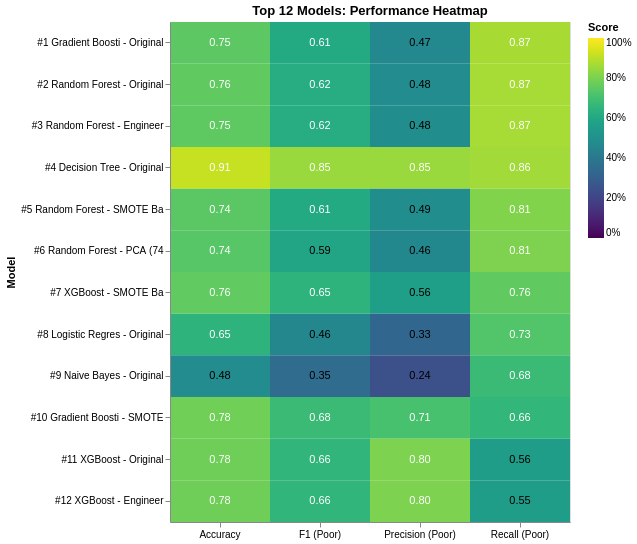

Notebook code cell kept with this figure:
### Code cell
# Prepare data for heatmap
heatmap_data = data_complete.copy()

# Select top 12 models
heatmap_data = heatmap_data.head(12)

# Create metric columns for visualization
metrics_long = heatmap_data.melt(
    id_vars=['rank', 'model', 'dataset'],
    value_vars=['recall_P', 'precision_P', 'f1_P', 'accuracy'],
    var_name='metric',
    value_name='score'
)

# Rename metrics for display
metric_labels = {
    'recall_P': 'Recall (Poor)',
    'precision_P': 'Precision (Poor)',
    'f1_P': 'F1 (Poor)',
    'accuracy': 'Accuracy'
}
metrics_long['metric'] = metrics_long['metric'].map(metric_labels)

# Create model labels
metrics_long['model_label'] = metrics_long.apply(
    lambda x: f"#{int(x['rank'])} {x['model'][:15]} - {x['dataset'][:8]}", axis=1
)

# Create heatmap
heatmap = alt.Chart(metrics_long).mark_rect().encode(
    x=alt.X('metric:N', title=None, axis=alt.Axis(labelAngle=0)),
    y=alt.Y('model_label:N', title='Model', sort=None),
    color=alt.Color('score:Q',
                    scale=alt.Scale(scheme='viridis', domain=[0, 1]),
                    legend=alt.Legend(title='Score', format='.0%')),
    tooltip=['model:N', 'dataset:N', 'metric:N', 
             alt.Tooltip('score:Q', format='.3f')]
).properties(
    width=400,
    height=500,
    title='Top 12 Models: Performance Heatmap'
)

# Add text labels
text = alt.Chart(metrics_long).mark_text(baseline='middle').encode(
    x='metric:N',
    y=alt.Y('model_label:N', sort=None),
    text=alt.Text('score:Q', format='.2f'),
    color=alt.condition(
        alt.datum.score > 0.6,
        alt.value('white'),
        alt.value('black')
    )
)

viz2 = heatmap + text

viz2.save('performance_heatmap.html')
print("✓ Saved: performance_heatmap.html")
viz2

### Figure 1 — Vega-Lite specification as saved in the notebook (floating-point values rounded to 4 significant figures)
{"config": {"view": {"continuousWidth": 300, "continuousHeight": 300}}, "layer": [{"mark": {"type": "rect"}, "encoding": {"color": {"field": "score", "legend": {"format": ".0%", "title": "Score"}, "scale": {"domain": [0, 1], "scheme": "viridis"}, "type": "quantitative"}, "tooltip": [{"field": "model", "type": "nominal"}, {"field": "dataset", "type": "nominal"}, {"field": "metric", "type": "nominal"}, {"field": "score", "format": ".3f", "type": "quantitative"}], "x": {"axis": {"labelAngle": 0}, "field": "metric", "title": null, "type": "nominal"}, "y": {"field": "model_label", "sort": null, "title": "Model", "type": "nominal"}}, "title": "Top 12 Models: Performance Heatmap"}, {"mark": {"type": "text", "baseline": "middle"}, "encoding": {"color": {"condition": {"test": "(datum.score > 0.6)", "value": "white"}, "value": "black"}, "text": {"field": "score", "format": ".2f", "type": "quantitative"}, "x": {"field": "metric", "type": "nominal"}, "y": {"field": "model_label", "sort": null, "type": "nominal"}}}], "data": {"name": "data-f200a277daa3f4d549369d71008282ec"}, "height": 500, "width": 400, "$schema": "https://vega.github.io/schema/vega-lite/v5.8.0.json", "datasets": {"data-f200a277daa3f4d549369d71008282ec": [{"rank": 1, "model": "Gradient Boosting", "dataset": "Original", "metric": "Recall (Poor)", "score": 0.87, "model_label": "#1 Gradient Boosti - Original"}, {"rank": 2, "model": "Random Forest", "dataset": "Original (102 features)", "metric": "Recall (Poor)", "score": 0.8699, "model_label": "#2 Random Forest - Original"}, {"rank": 3, "model": "Random Forest", "dataset": "Engineered (130 features)", "metric": "Recall (Poor)", "score": 0.8696, "model_label": "#3 Random Forest - Engineer"}, {"rank": 4, "model": "Decision Tree", "dataset": "Original", "metric": "Recall (Poor)", "score": 0.86, "model_label": "#4 Decision Tree - Original"}, {"rank": 5, "model": "Random Forest", "dataset": "SMOTE Balanced", "metric": "Recall (Poor)", "score": 0.8125, "model_label": "#5 Random Forest - SMOTE Ba"}, {"rank": 6, "model": "Random Forest", "dataset": "PCA (74 components)", "metric": "Recall (Poor)", "score": 0.8061, "model_label": "#6 Random Forest - PCA (74 "}, {"rank": 7, "model": "XGBoost", "dataset": "SMOTE Balanced", "metric": "Recall (Poor)", "score": 0.7563, "model_label": "#7 XGBoost - SMOTE Ba"}, {"rank": 8, "model": "Logistic Regression", "dataset": "Original", "metric": "Recall (Poor)", "score": 0.73, "model_label": "#8 Logistic Regres - Original"}, {"rank": 9, "model": "Naive Bayes", "dataset": "Original", "metric": "Recall (Poor)", "score": 0.68, "model_label": "#9 Naive Bayes - Original"}, {"rank": 10, "model": "Gradient Boosting", "dataset": "SMOTE", "metric": "Recall (Poor)", "score": 0.66, "model_label": "#10 Gradient Boosti - SMOTE"}, {"rank": 11, "model": "XGBoost", "dataset": "Original (102 features)", "metric": "Recall (Poor)", "score": 0.5559, "model_label": "#11 XGBoost - Original"}, {"rank": 12, "model": "XGBoost", "dataset": "Engineered (130 features)", "metric": "Recall (Poor)", "score": 0.5549, "model_label": "#12 XGBoost - Engineer"}, {"rank": 1, "model": "Gradient Boosting", "dataset": "Original", "metric": "Precision (Poor)", "score": 0.47, "model_label": "#1 Gradient Boosti - Original"}, {"rank": 2, "model": "Random Forest", "dataset": "Original (102 features)", "metric": "Precision (Poor)", "score": 0.4814, "model_label": "#2 Random Forest - Original"}, {"rank": 3, "model": "Random Forest", "dataset": "Engineered (130 features)", "metric": "Precision (Poor)", "score": 0.4839, "model_label": "#3 Random Forest - Engineer"}, {"rank": 4, "model": "Decision Tree", "dataset": "Original", "metric": "Precision (Poor)", "score": 0.85, "model_label": "#4 Decision Tree - Original"}, {"rank": 5, "model": "Random Forest", "dataset": "SMOTE Balanced", "metric": "Precision (Poor)", "score": 0.4865, "model_label": "#5 Random Forest - SMOTE Ba"}, {"rank": 6, "model": "Random Forest", "dataset": "PCA (74 components)", "metric": "Precision (Poor)", "score": 0.4639, "model_label": "#6 Random Forest - PCA (74 "}, {"rank": 7, "model": "XGBoost", "dataset": "SMOTE Balanced", "metric": "Precision (Poor)", "score": 0.5631, "model_label": "#7 XGBoost - SMOTE Ba"}, {"rank": 8, "model": "Logistic Regression", "dataset": "Original", "metric": "Precision (Poor)", "score": 0.33, "model_label": "#8 Logistic Regres - Original"}, {"rank": 9, "model": "Naive Bayes", "dataset": "Original", "metric": "Precision (Poor)", "score": 0.24, "model_label": "#9 Naive Bayes - Original"}, {"rank": 10, "model": "Gradient Boosting", "dataset": "SMOTE", "metric": "Precision (Poor)", "score": 0.71, "model_label": "#10 Gradient Boosti - SMOTE"}, {"rank": 11, "model": "XGBoost", "dataset": "Original (102 features)", "metric": "Precision (Poor)", "score": 0.8041, "model_label": "#11 XGBoost - Original"}, {"rank": 12, "model": "XGBoost", "dataset": "Engineered (130 features)", "metric": "Precision (Poor)", "score": 0.8048, "model_label": "#12 XGBoost - Engineer"}, {"rank": 1, "model": "Gradient Boosting", "dataset": "Original", "metric": "F1 (Poor)", "score": 0.61, "model_label": "#1 Gradient Boosti - Original"}, {"rank": 2, "model": "Random Forest", "dataset": "Original (102 features)", "metric": "F1 (Poor)", "score": 0.6198, "model_label": "#2 Random Forest - Original"}, {"rank": 3, "model": "Random Forest", "dataset": "Engineered (130 features)", "metric": "F1 (Poor)", "score": 0.6218, "model_label": "#3 Random Forest - Engineer"}, {"rank": 4, "model": "Decision Tree", "dataset": "Original", "metric": "F1 (Poor)", "score": 0.85, "model_label": "#4 Decision Tree - Original"}, {"rank": 5, "model": "Random Forest", "dataset": "SMOTE Balanced", "metric": "F1 (Poor)", "score": 0.6086, "model_label": "#5 Random Forest - SMOTE Ba"}, {"rank": 6, "model": "Random Forest", "dataset": "PCA (74 components)", "metric": "F1 (Poor)", "score": 0.5889, "model_label": "#6 Random Forest - PCA (74 "}, {"rank": 7, "model": "XGBoost", "dataset": "SMOTE Balanced", "metric": "F1 (Poor)", "score": 0.6456, "model_label": "#7 XGBoost - SMOTE Ba"}, {"rank": 8, "model": "Logistic Regression", "dataset": "Original", "metric": "F1 (Poor)", "score": 0.46, "model_label": "#8 Logistic Regres - Original"}, {"rank": 9, "model": "Naive Bayes", "dataset": "Original", "metric": "F1 (Poor)", "score": 0.35, "model_label": "#9 Naive Bayes - Original"}, {"rank": 10, "model": "Gradient Boosting", "dataset": "SMOTE", "metric": "F1 (Poor)", "score": 0.68, "model_label": "#10 Gradient Boosti - SMOTE"}, {"rank": 11, "model": "XGBoost", "dataset": "Original (102 features)", "metric": "F1 (Poor)", "score": 0.6574, "model_label": "#11 XGBoost - Original"}, {"rank": 12, "model": "XGBoost", "dataset": "Engineered (130 features)", "metric": "F1 (Poor)", "score": 0.6568, "model_label": "#12 XGBoost - Engineer"}, {"rank": 1, "model": "Gradient Boosting", "dataset": "Original", "metric": "Accuracy", "score": 0.7493, "model_label": "#1 Gradient Boosti - Original"}, {"rank": 2, "model": "Random Forest", "dataset": "Original (102 features)", "metric": "Accuracy", "score": 0.7561, "model_label": "#2 Random Forest - Original"}, {"rank": 3, "model": "Random Forest", "dataset": "Engineered (130 features)", "metric": "Accuracy", "score": 0.754, "model_label": "#3 Random Forest - Engineer"}, {"rank": 4, "model": "Decision Tree", "dataset": "Original", "metric": "Accuracy", "score": 0.9148, "model_label": "#4 Decision Tree - Original"}, {"rank": 5, "model": "Random Forest", "dataset": "SMOTE Balanced", "metric": "Accuracy", "score": 0.7444, "model_label": "#5 Random Forest - SMOTE Ba"}, {"rank": 6, "model": "Random Forest", "dataset": "PCA (74 components)", "metric": "Accuracy", "score": 0.7363, "model_label": "#6 Random Forest - PCA (74 "}, {"rank": 7, "model": "XGBoost", "dataset": "SMOTE Balanced", "metric": "Accuracy", "score": 0.7579, "model_label": "#7 XGBoost - SMOTE Ba"}, {"rank": 8, "model": "Logistic Regression", "dataset": "Original", "metric": "Accuracy", "score": 0.6471, "model_label": "#8 Logistic Regres - Original"}, {"rank": 9, "model": "Naive Bayes", "dataset": "Original", "metric": "Accuracy", "score": 0.4822, "model_label": "#9 Naive Bayes - Original"}, {"rank": 10, "model": "Gradient Boosting", "dataset": "SMOTE", "metric": "Accuracy", "score": 0.7836, "model_label": "#10 Gradient Boosti - SMOTE"}, {"rank": 11, "model": "XGBoost", "dataset": "Original (102 features)", "metric": "Accuracy", "score": 0.7793, "model_label": "#11 XGBoost - Original"}, {"rank": 12, "model": "XGBoost", "dataset": "Engineered (130 features)", "metric": "Accuracy", "score": 0.7792, "model_label": "#12 XGBoost - Engineer"}]}}
